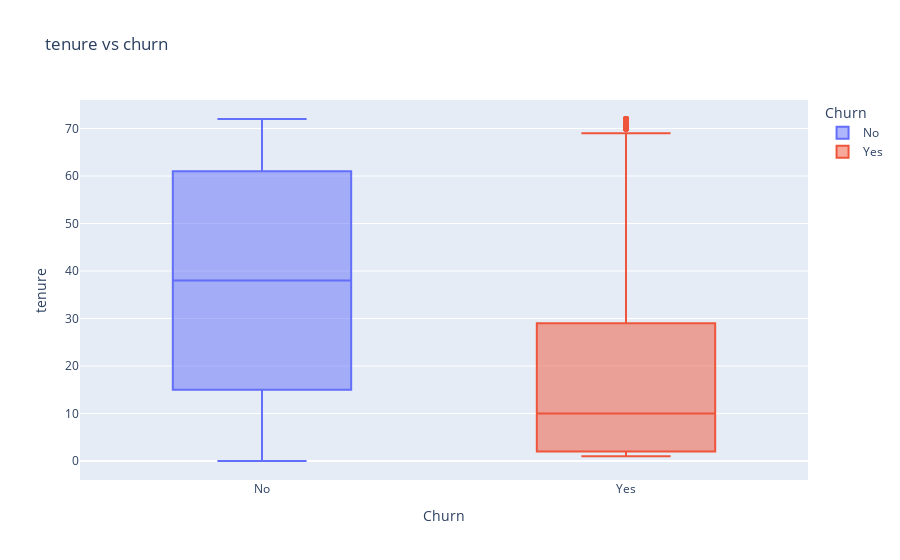
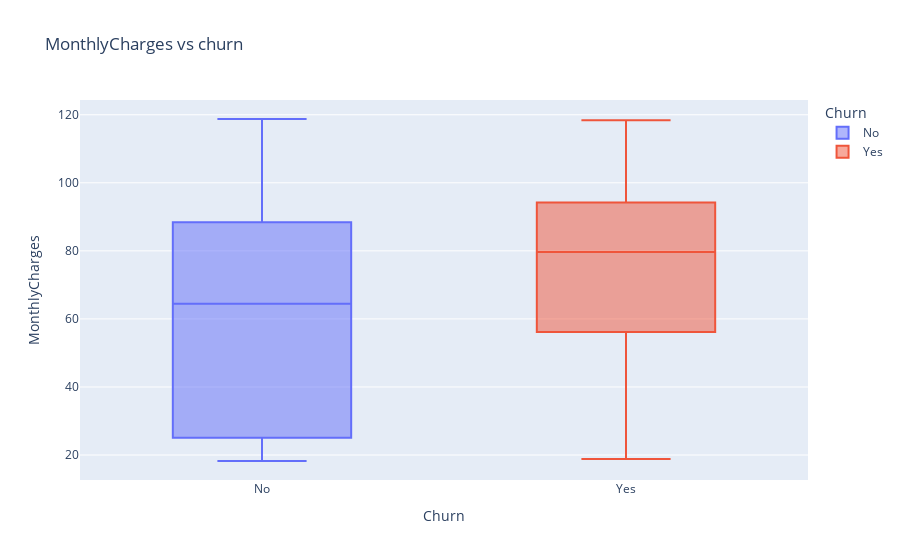
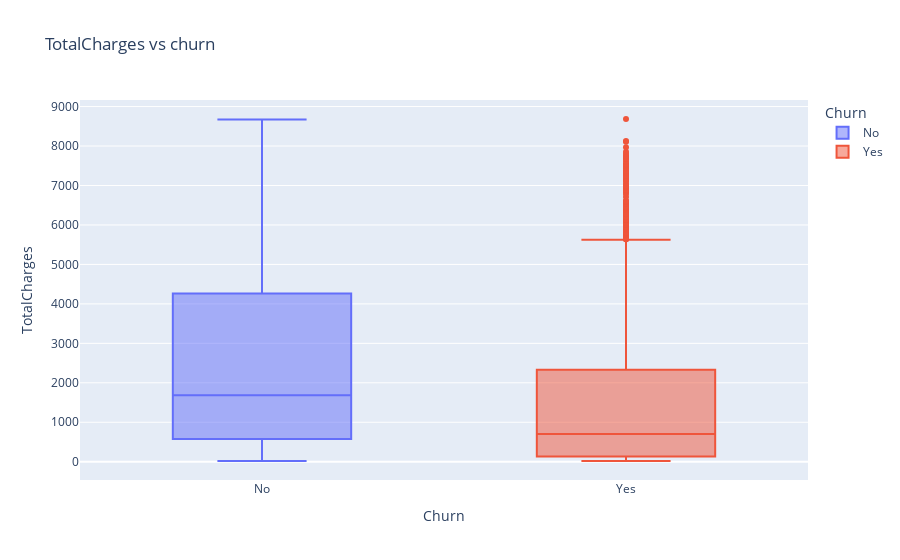

These figures' notebook cell, in order:
### Markdown cell above
**Insights**

`Gender vs Churn`
- Most of the males and the females did not churn, but comparing the churners between the males and the females the number of females was high as compared to males.

`Partner vs Churn`
- Most of the customers with partners are the ones who churned.

`Dependents vs Churn`
- Most of the customers who churned are the one who had no dependents.

`Senior citizen vs Churn`
- Most of the customers who were not senior citizens were the most churners.

`Phone Service vs Churn`
- Most of the customers with phone services are the most churners.

`Multiple Lines vs Churn`
- Most of the customers with multiple lines are at the risk of churning.

`Internet service vs Churn`
- Most of the customers who used fiber optic internet service were at the risk of churning.

`Online security vs Churn`
- Most of the customers who had no online security were at the risk of churning.

`Online Backup vs Churn`
- The customers who had no online backup were at a risk of churning.

`Device Protection vs Churn`
- Customers with no device protection services were at a risk of churning.

`Tech support vs Churn`
- Customers who did not receive tech support services were at the risk of churning.

`Streamingtv vs Churn`
- Customers who had no streaming tv services were at risk of churning.

`Contract vs Churn`
- Customers who had signed for month to month contract were at the risk of churning.

`Payment method vs Churn`
- Customers who used the electronic check payment method were the most churners followed by the once who used mailed check payment method.

### Code cell
# Distribution of numerical variables verses churn
numerica_cols = ['tenure','MonthlyCharges', 'TotalCharges']

for col in numerica_cols:
    fig = px.box(df, x='Churn', y=col, color='Churn', title=f"{col} vs churn")
    fig.write_image(f"{col}_vs_churn.png", scale=2) 
    fig.show()
    display(Image(filename=f"{col}_vs_churn.png"))

### Figure 1 — Plotly figure (JSON) as saved in the notebook; plotly's stock layout.template omitted (floating-point values rounded to 4 significant figures; data arrays with more than 128 entries replaced by an {"elided": "..."} marker saying what was removed)
{"data": [{"alignmentgroup": "True", "hovertemplate": "Churn=%{x}<br>tenure=%{y}<extra></extra>", "legendgroup": "No", "marker": {"color": "#636efa"}, "name": "No", "notched": false, "offsetgroup": "No", "orientation": "v", "showlegend": true, "type": "box", "x": {"elided": "5174 str values"}, "x0": " ", "xaxis": "x", "y": {"elided": "5174 int values"}, "y0": " ", "yaxis": "y"}, {"alignmentgroup": "True", "hovertemplate": "Churn=%{x}<br>tenure=%{y}<extra></extra>", "legendgroup": "Yes", "marker": {"color": "#EF553B"}, "name": "Yes", "notched": false, "offsetgroup": "Yes", "orientation": "v", "showlegend": true, "type": "box", "x": {"elided": "1869 str values"}, "x0": " ", "xaxis": "x", "y": {"elided": "1869 int values"}, "y0": " ", "yaxis": "y"}], "layout": {"boxmode": "overlay", "legend": {"title": {"text": "Churn"}, "tracegroupgap": 0}, "title": {"text": "tenure vs churn"}, "xaxis": {"anchor": "y", "categoryarray": ["No", "Yes"], "categoryorder": "array", "domain": [0, 1], "title": {"text": "Churn"}}, "yaxis": {"anchor": "x", "domain": [0, 1], "title": {"text": "tenure"}}}}

### Figure 2 — Plotly figure (JSON) as saved in the notebook; plotly's stock layout.template omitted (floating-point values rounded to 4 significant figures; data arrays with more than 128 entries replaced by an {"elided": "..."} marker saying what was removed)
{"data": [{"alignmentgroup": "True", "hovertemplate": "Churn=%{x}<br>MonthlyCharges=%{y}<extra></extra>", "legendgroup": "No", "marker": {"color": "#636efa"}, "name": "No", "notched": false, "offsetgroup": "No", "orientation": "v", "showlegend": true, "type": "box", "x": {"elided": "5174 str values"}, "x0": " ", "xaxis": "x", "y": {"elided": "5174 float values"}, "y0": " ", "yaxis": "y"}, {"alignmentgroup": "True", "hovertemplate": "Churn=%{x}<br>MonthlyCharges=%{y}<extra></extra>", "legendgroup": "Yes", "marker": {"color": "#EF553B"}, "name": "Yes", "notched": false, "offsetgroup": "Yes", "orientation": "v", "showlegend": true, "type": "box", "x": {"elided": "1869 str values"}, "x0": " ", "xaxis": "x", "y": {"elided": "1869 float values"}, "y0": " ", "yaxis": "y"}], "layout": {"boxmode": "overlay", "legend": {"title": {"text": "Churn"}, "tracegroupgap": 0}, "title": {"text": "MonthlyCharges vs churn"}, "xaxis": {"anchor": "y", "categoryarray": ["No", "Yes"], "categoryorder": "array", "domain": [0, 1], "title": {"text": "Churn"}}, "yaxis": {"anchor": "x", "domain": [0, 1], "title": {"text": "MonthlyCharges"}}}}

### Figure 3 — Plotly figure (JSON) as saved in the notebook; plotly's stock layout.template omitted (floating-point values rounded to 4 significant figures; data arrays with more than 128 entries replaced by an {"elided": "..."} marker saying what was removed)
{"data": [{"alignmentgroup": "True", "hovertemplate": "Churn=%{x}<br>TotalCharges=%{y}<extra></extra>", "legendgroup": "No", "marker": {"color": "#636efa"}, "name": "No", "notched": false, "offsetgroup": "No", "orientation": "v", "showlegend": true, "type": "box", "x": {"elided": "5174 str values"}, "x0": " ", "xaxis": "x", "y": {"elided": "5174 float values"}, "y0": " ", "yaxis": "y"}, {"alignmentgroup": "True", "hovertemplate": "Churn=%{x}<br>TotalCharges=%{y}<extra></extra>", "legendgroup": "Yes", "marker": {"color": "#EF553B"}, "name": "Yes", "notched": false, "offsetgroup": "Yes", "orientation": "v", "showlegend": true, "type": "box", "x": {"elided": "1869 str values"}, "x0": " ", "xaxis": "x", "y": {"elided": "1869 float values"}, "y0": " ", "yaxis": "y"}], "layout": {"boxmode": "overlay", "legend": {"title": {"text": "Churn"}, "tracegroupgap": 0}, "title": {"text": "TotalCharges vs churn"}, "xaxis": {"anchor": "y", "categoryarray": ["No", "Yes"], "categoryorder": "array", "domain": [0, 1], "title": {"text": "Churn"}}, "yaxis": {"anchor": "x", "domain": [0, 1], "title": {"text": "TotalCharges"}}}}
